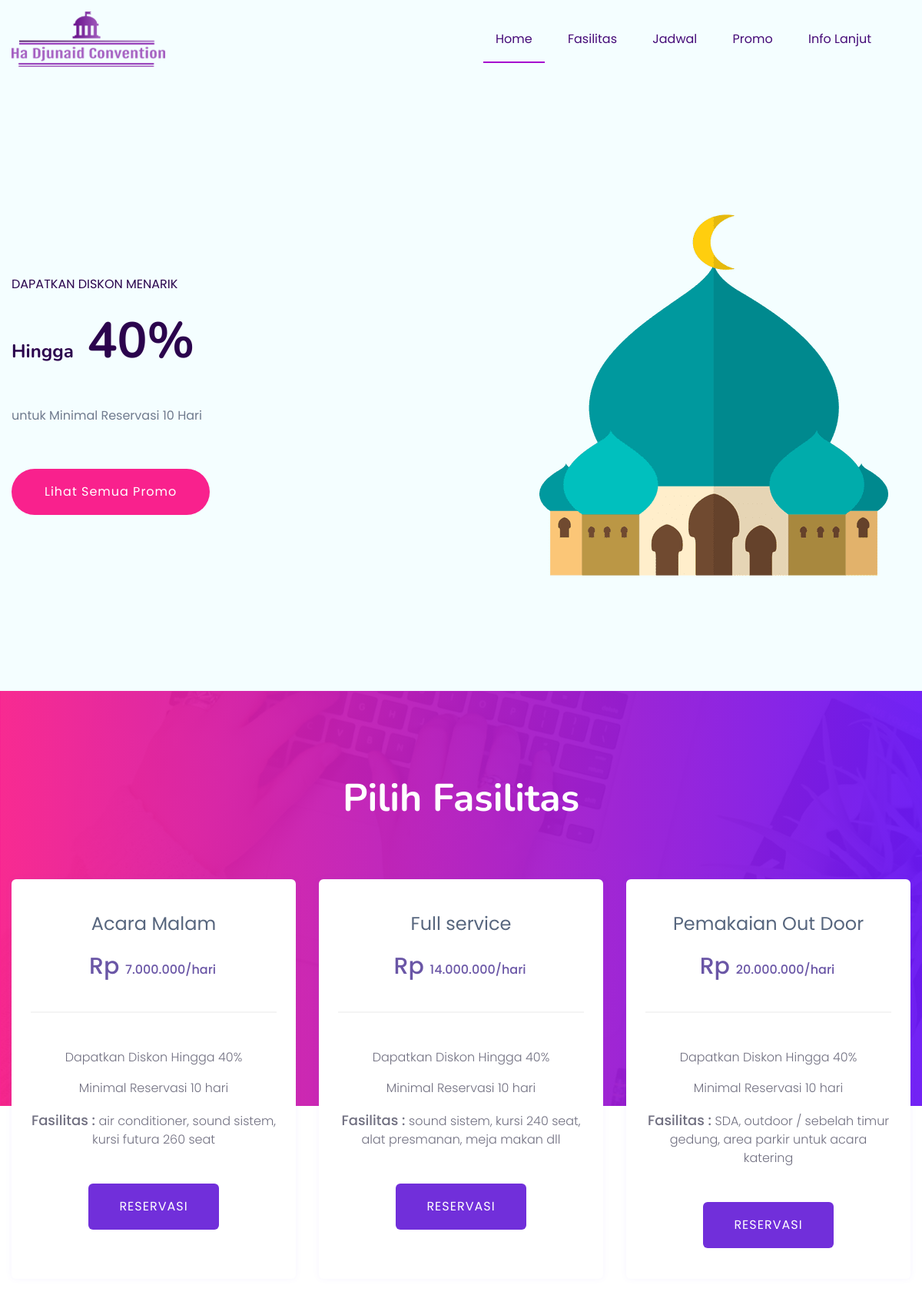
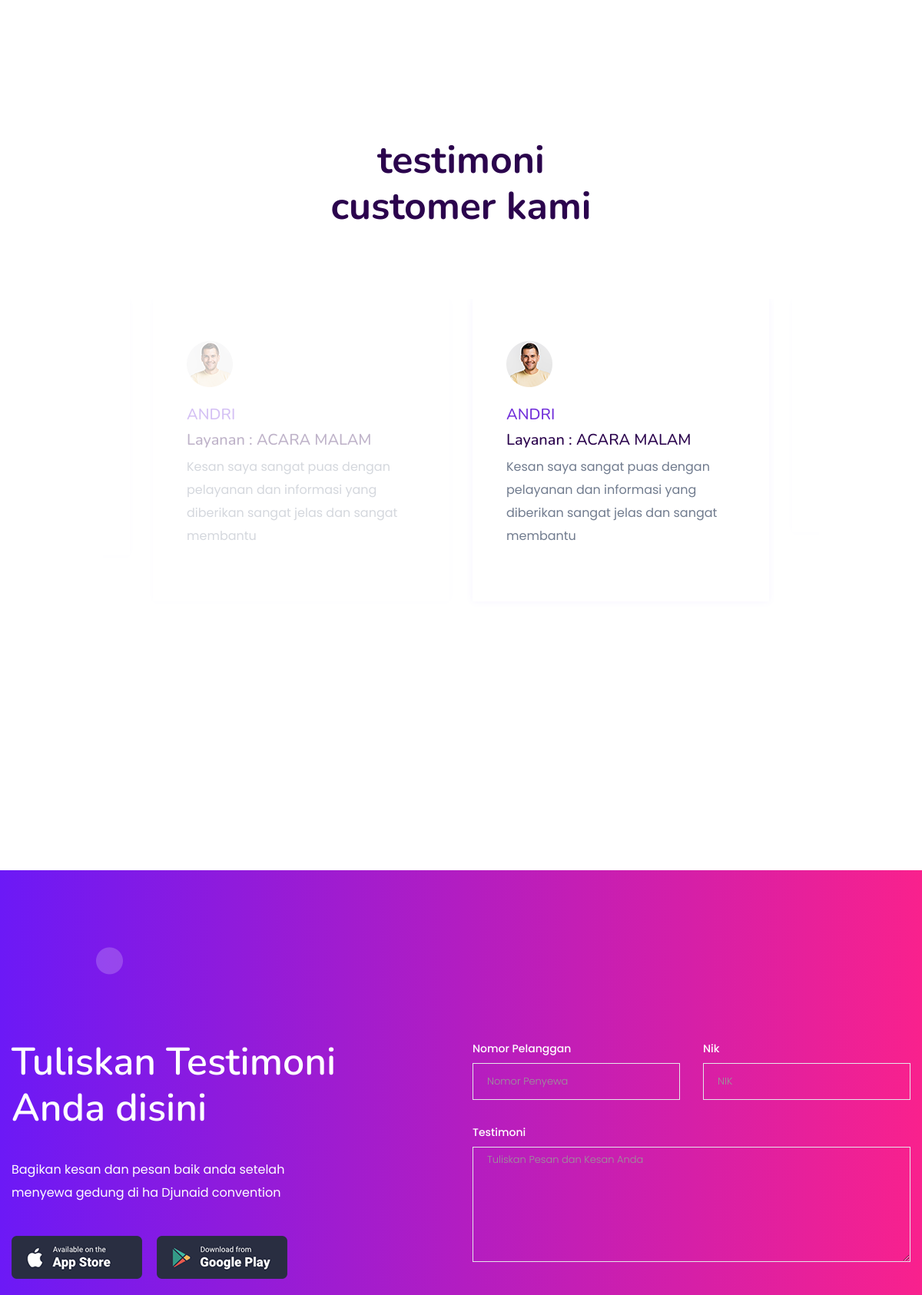
The page / (upper part) on the database its author committed (2 pictures, top to bottom).
### tables this page shows
CREATE TABLE `diskon` (
  `id_diskon` int(11) NOT NULL,
  `nama_diskon` varchar(30) NOT NULL,
  `hari` int(11) NOT NULL,
  `diskon` int(11) NOT NULL,
  `keterangan` varchar(100) NOT NULL
);

CREATE TABLE `gedung` (
  `id_gedung` int(11) NOT NULL,
  `nama_gedung` varchar(50) NOT NULL,
  `harga_reservasi` int(11) NOT NULL,
  `fasilitas` text NOT NULL
);

### application/controllers/User.php (called while the page is built, shortened)
<?php
class User extends CI_Controller {
	public function index(){
		$data['nav'] ='home';
		$data['diskon'] = $this->db->query("SELECT * FROM DISKON order by diskon desc limit 1")->row_array();
		$data['gedung'] = $this->db->query("SELECT * FROM gedung")->result();
		$data['testi'] = $this->db->query("SELECT * from testimoni t join pelanggan p on p.id_pelanggan = t.id_pelanggan join gedung g on g.id_gedung = p.id_gedung order by id_testimoni desc limit 8")->result();
		$this->load->view('user/template/header',$data);
		$this->load->view('user/depan',$data);
		$this->load->view('user/template/footer');
	}
}

### index.php (called while the page is built, shortened)
<?php
require_once BASEPATH.'core/CodeIgniter.php';

### application/views/user/depan.php (the view, shortened to what this page needs)
 <main>
    <div class="slider-area ">
        <div class="slider-active">
            <div class="single-slider slider-height slider-padding sky-blue d-flex align-items-center">
                <div class="container">
                    <div class="row d-flex align-items-center">
                        <div class="col-lg-6 col-md-9 ">
                            <div class="hero__caption">
                                <span data-animation="fadeInUp" data-delay=".4s">Dapatkan Diskon Menarik</span>
                                <h1 data-animation="fadeInUp" data-delay=".6s"><span style="font-size: 24px; text-transform:capitalize;">hingga</span> <?php echo $diskon['diskon'] ?>%</h1>
                                <p data-animation="fadeInUp" data-delay=".8s">untuk Minimal Reservasi <?php echo $diskon['hari'] ?> Hari</p>
                                <div class="slider-btns">
                                    <a data-animation="fadeInLeft" data-delay="1.0s" href="<?php echo base_url('user/paket') ?>" class="btn radius-btn">Lihat Semua Promo</a>
                                </div>
                            </div>
                        </div>
                        <div class="col-lg-6">
                            <div class="hero__img d-none d-lg-block f-right" data-animation="fadeInRight" data-delay="1s">
                                <img src="<?php echo base_url('assets/') ?>assets/img/hero/building.png" alt="">
                            </div>
                        </div>
                    </div>
                </div>
            </div>
        </div>
    </div>
    <section class="best-pricing pricing-padding" data-background="<?php echo base_url('assets/') ?>assets/img/gallery/best_pricingbg.jpg">
        <div class="container">
            <div class="row d-flex justify-content-center">
                <div class="col-lg-6 col-md-8">
                    <div class="section-tittle section-tittle2 text-center">
                        <h2>Pilih Fasilitas</h2>
                    </div>
                </div>
            </div>
        </div>
    </section>
    <div class="pricing-card-area">
        <div class="container">
            <div class="row">
                <?php
                foreach ($gedung as $d) :
                   $harga = number_format($d->harga_reservasi,0,'.','.'); ?>
                   <div class="col-xl-4 col-lg-4 col-md-6" style="display: flex; flex-wrap:wrap">
                    <div class="single-card text-center mb-30" style="width: 100%">
                        <div class="card-top">
                            <span><?= $d->nama_gedung ?></span>
                            <h4 style="font-size: 30px">Rp <span><?= $harga ?></span><span>/hari</span></h4>
                        </div>
                        <div class="card-bottom">
                            <ul>
                                <li>Dapatkan Diskon Hingga <?php echo $diskon['diskon'] ?>%</li>
                                <li>Minimal Reservasi <?php echo $diskon['hari'] ?> hari</li>
                                <li><span style="font-size: 18px; font-weight:500">Fasilitas : </span><?php echo $d->fasilitas ?></li>
                            </ul>
                            <a href="<?php echo base_url('user/sewa/'.$d->id_gedung) ?>" class="btn card-btn1">Reservasi</a>
                        </div>
                    </div>
                </div>
            <?php endforeach ?>
        </div>
    </div>
</div>
<div class="our-customer section-padd-top30">
    <div class="container-fluid">
        <div class="our-customer-wrapper">
            <div class="row d-flex justify-content-center">
                <div class="col-xl-8">
                    <div class="section-tittle text-center">
                        <h2>testimoni<br> customer kami</h2>
                    </div>
                </div>
            </div>
            <div class="row">
                <div class="col-12">
                    <div class="customar-active dot-style d-flex dot-style">
                     <?php foreach ($testi as $t) {
                       ?>
                       <div class="single-customer mb-100">
                    </div>
                <?php } ?>
                <div class="single-customer mb-100">
                    <div class="what-img">
                        <img src="<?php echo base_url('assets/') ?>assets/img/shape/man2.png" alt="">
                    </div>
                    <div class="what-cap">
                        <h4><a href="#">ANDRI</a></h4>
                          <h5>Layanan : ACARA MALAM</h5>
                        <p>Kesan saya sangat puas dengan pelayanan dan informasi yang diberikan sangat jelas dan sangat membantu</p>
                    </div>
                </div>
                 <div class="single-customer mb-100">
                    <div class="what-img">
                        <img src="<?php echo base_url('assets/') ?>assets/img/shape/man2.png" alt="">
                    </div>
                    <div class="what-cap">
                        <h4><a href="#">ANDRI</a></h4>
                          <h5>Layanan : ACARA MALAM</h5>
                        <p>Kesan saya sangat puas dengan pelayanan dan informasi yang diberikan sangat jelas dan sangat membantu</p>
                    </div>
                </div>
            </div>
        </div>
    </div>
</div>
</div>
</div>
        <div class="available-app-area mt-50">
            <div class="container">
                <div class="row d-flex justify-content-between">
                    <div class="col-xl-5 col-lg-6">
                        <div class="app-caption">
                            <div class="section-tittle section-tittle3">
                                <h2>Tuliskan Testimoni Anda disini</h2>
                                <p>Bagikan kesan dan pesan baik anda setelah menyewa gedung di ha Djunaid convention </p>
                                <div class="app-btn">
                                    <a href="#" class="app-btn1"><img src="assets/img/shape/app_btn1.png" alt=""></a>
                                    <a href="#" class="app-btn2"><img src="assets/img/shape/app_btn2.png" alt=""></a>
                                </div>
                            </div>
                        </div>
                    </div>
                    <div class="col-xl-6 col-lg-6">
                        <form class="form-contact contact_form" action="<?php echo base_url('user/testimoni') ?>" method="post">
                        <div class="row">
                            <div class="col-sm-6">
                                <div class="form-group">
                                    <label style="color: white; font-weight: 500">Nomor Pelanggan</label>
                                    <input style="color: white" class="form-control valid" name="nomorTesti" id="" type="text" onfocus="this.placeholder = ''" onblur="this.placeholder = 'Nomor Penyewa'" placeholder="Nomor Penyewa" required>
                                </div>
                            </div>
                            <div class="col-sm-6">
                                <div class="form-group">
                                    <label style="color: white; font-weight: 500">Nik</label>
                                    <input style="color: white" class="form-control valid" name="nikTesti" id="" type="text" onfocus="this.placeholder = ''" onblur="this.placeholder = 'NIK'" placeholder="NIK" required>
                                </div>
                            </div>
                            <div class="col-sm-12">
                                <div class="form-group">
                                    <label style="color: white; font-weight: 500">Testimoni</label>
                                    <textarea  style="height: 150px !important; color:white"class="form-control valid" name="testi" id="" type="text" onfocus="this.placeholder = ''" onblur="this.placeholder = 'Tuliskan Pesan dan Kesan Anda'" placeholder="Tuliskan Pesan dan Kesan Anda" required></textarea>
                                </div>
                            </div>
                        </div>
                        </form>
                    </div>
                </div>
            </div>
            <div class="app-shape">
                <img src="assets/img/shape/app-shape-top.png" alt="" class="app-shape-top heartbeat d-none d-lg-block">
            </div>
        </div>
    </main>

### rows shown on the page
diskon: diskon "40", hari "10"
gedung: nama_gedung "Acara Malam", harga_reservasi "7.000.000", fasilitas "air conditioner, sound sistem, kursi futura 260 seat"
gedung: nama_gedung "Full service", harga_reservasi "14.000.000", fasilitas "sound sistem, kursi 240 seat, alat presmanan, meja makan dll"
gedung: nama_gedung "Pemakaian Out Door", harga_reservasi "20.000.000", fasilitas "SDA, outdoor / sebelah timur gedung, area parkir untuk acara katering"
